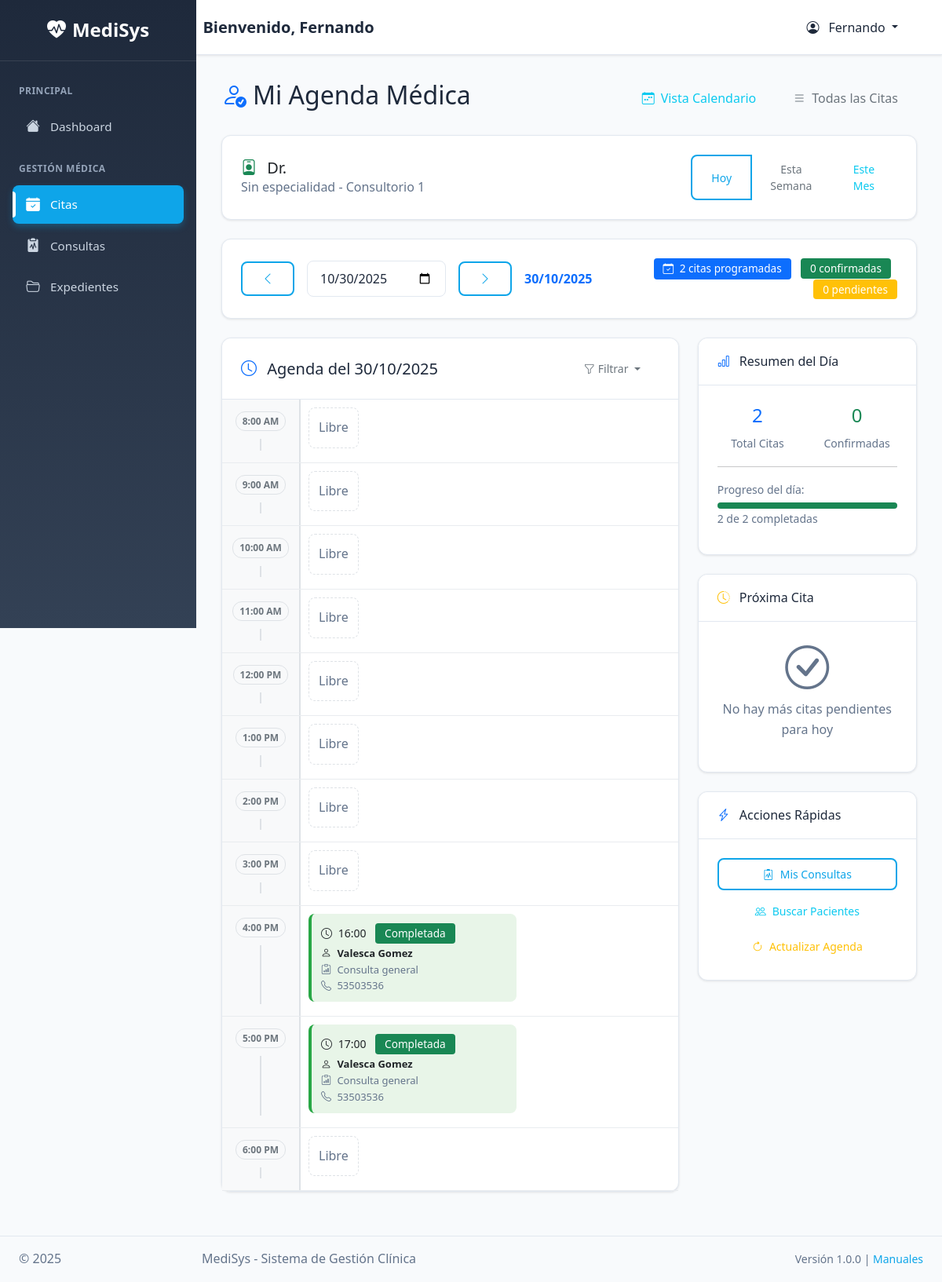
Screenshot of /citas/agenda (signed in) with the database file from the repository.
### tables this page shows
CREATE TABLE `medicos` (
  `id` int(11) NOT NULL,
  `usuario_id` int(11) NOT NULL,
  `cedula_profesional` varchar(50) NOT NULL,
  `especialidad_id` int(11) NOT NULL,
  `experiencia_anos` int(11) DEFAULT 0,
  `consultorio` varchar(50) DEFAULT NULL,
  `horario_inicio` time DEFAULT '08:00:00',
  `horario_fin` time DEFAULT '17:00:00',
  `dias_atencion` set('lunes','martes','miercoles','jueves','viernes','sabado','domingo') DEFAULT 'lunes,martes,miercoles,jueves,viernes',
  `costo_consulta` decimal(10,2) DEFAULT 0.00,
  `observaciones` text DEFAULT NULL,
  `is_active` tinyint(1) NOT NULL DEFAULT 1,
  `created_at` datetime DEFAULT current_timestamp(),
  `updated_at` datetime DEFAULT current_timestamp() ON UPDATE current_timestamp()
);

CREATE TABLE `citas` (
  `id` int(11) NOT NULL,
  `codigo_cita` varchar(20) DEFAULT NULL,
  `paciente_id` int(11) NOT NULL,
  `medico_id` int(11) NOT NULL,
  `usuario_registro_id` int(11) NOT NULL,
  `fecha_cita` date NOT NULL,
  `hora_cita` time NOT NULL,
  `motivo_consulta` varchar(255) NOT NULL,
  `notas` text DEFAULT NULL,
  `estado` enum('programada','confirmada','en_curso','completada','cancelada','no_asistio') DEFAULT 'programada',
  `costo` decimal(10,2) DEFAULT 0.00,
  `observaciones` text DEFAULT NULL,
  `created_at` datetime DEFAULT current_timestamp(),
  `updated_at` datetime DEFAULT current_timestamp() ON UPDATE current_timestamp()
);

CREATE TABLE `pacientes` (
  `id` int(11) NOT NULL,
  `codigo_paciente` varchar(20) DEFAULT NULL,
  `nombre` varchar(50) NOT NULL,
  `apellidos` varchar(100) NOT NULL,
  `fecha_nacimiento` date NOT NULL,
  `genero` enum('M','F','Otro') NOT NULL,
  `tipo_sangre` enum('A+','A-','B+','B-','AB+','AB-','O+','O-') DEFAULT NULL,
  `email` varchar(255) DEFAULT NULL,
  `telefono` varchar(20) DEFAULT NULL,
  `celular` varchar(20) DEFAULT NULL,
  `direccion` text DEFAULT NULL,
  `ciudad` varchar(100) DEFAULT NULL,
  `dpi` varchar(20) DEFAULT NULL,
  `contacto_emergencia` varchar(100) DEFAULT NULL,
  `telefono_emergencia` varchar(20) DEFAULT NULL,
  `seguro_medico` varchar(100) DEFAULT NULL,
  `numero_seguro` varchar(50) DEFAULT NULL,
  `alergias` text DEFAULT NULL,
  `medicamentos_actuales` text DEFAULT NULL,
  `enfermedades_cronicas` text DEFAULT NULL,
  `observaciones` text DEFAULT NULL,
  `imagen` varchar(255) DEFAULT NULL,
  `is_active` tinyint(1) NOT NULL DEFAULT 1,
  `created_at` datetime DEFAULT current_timestamp(),
  `updated_at` datetime DEFAULT current_timestamp() ON UPDATE current_timestamp()
);

### app/Vistas/citas/agenda.php (the view, shortened to what the rows shown need)
<div class="d-flex justify-content-between align-items-center mb-4">
    <h2><i class="bi bi-person-check text-primary me-2"></i>Mi Agenda Médica</h2>
</div>
<div class="card mb-4">
    <div class="card-body">
        <div class="row align-items-center">
            <div class="col-md-8">
                <h5 class="mb-0">
                    <i class="bi bi-person-badge text-success me-2"></i>
                    Dr. <?= htmlspecialchars(($medico['nombre'] ?? '') . ' ' . ($medico['apellidos'] ?? '')) ?>
                </h5>
                <p class="text-muted mb-0">
                    <?= htmlspecialchars($medico['especialidad_nombre'] ?? 'Sin especialidad') ?>
                    <?php if (!empty($medico['consultorio'])): ?>
                        - <?= htmlspecialchars($medico['consultorio']) ?>
                    <?php endif; ?>
                </p>
            </div>
        </div>
    </div>
</div>
<div class="row">
    <div class="col-lg-8">
        <div class="card">
            <div class="card-body p-0">
                <?php if (empty($citas)): ?>
                    <div class="text-center py-5">
                        <i class="bi bi-calendar-check display-1 text-muted"></i>
                        <h4 class="mt-3 text-muted">No hay citas programadas</h4>
                        <p class="text-muted">
                            Disfruta tu día libre o revisa otras fechas en tu agenda
                        </p>
                        <div class="mt-3">
                            <button class="btn btn-outline-primary me-2" onclick="cambiarFecha(-1)">
                                <i class="bi bi-chevron-left me-1"></i>Día Anterior
                            </button>
                            <button class="btn btn-outline-primary" onclick="cambiarFecha(1)">
                                Día Siguiente<i class="bi bi-chevron-right ms-1"></i>
                            </button>
                        </div>
                    </div>
                <?php else: ?>
                    <div class="agenda-timeline">
                        <?php
                        $horaInicio = 8;
                        $horaFin = 18;
                        for ($hora = $horaInicio; $hora <= $horaFin; $hora++):
                            $horaFormateada = sprintf('%02d:00:00', $hora);
                            $horaDisplay = date('g:i A', strtotime($horaFormateada));
                            $citasHora = array_filter($citas, function($cita) use ($hora) {
                                $horaCita = (int)date('H', strtotime($cita['hora_cita']));
                                return $horaCita == $hora;
                            });
                        ?>
                            <div class="timeline-slot" data-hora="<?= $hora ?>">
                                <div class="d-flex">
                                    <div class="time-marker">
                                        <span class="time-label"><?= $horaDisplay ?></span>
                                        <div class="time-line"></div>
                                    </div>
                                    <div class="appointments-container flex-grow-1">
                                        <?php if (empty($citasHora)): ?>
                                            <div class="appointment-slot empty">
                                                <span class="text-muted">Libre</span>
                                            </div>
                                        <?php else: ?>
                                            <?php foreach ($citasHora as $cita): ?>
                                                <div class="appointment-slot <?= getClaseEstadoCita($cita['estado']) ?>"
                                                     data-estado="<?= $cita['estado'] ?>"
                                                     onclick="verDetalleCita(<?= $cita['id'] ?>)">
                                                    <div class="appointment-content">
                                                        <div class="d-flex justify-content-between align-items-start">
                                                            <div class="appointment-info">
                                                                <h6 class="mb-1">
                                                                    <i class="bi bi-clock me-1"></i>
                                                                    <?= Util::formatTime($cita['hora_cita']) ?>
                                                                    <span class="badge <?= getBadgeEstado($cita['estado']) ?> ms-2">
                                                                        <?= ucfirst(str_replace('_', ' ', $cita['estado'])) ?>
                                                                    </span>
                                                                </h6>
                                                                <p class="mb-1">
                                                                    <strong><i class="bi bi-person me-1"></i>
                                                                    <?= htmlspecialchars($cita['paciente_nombre']) ?></strong>
                                                                </p>
                                                                <p class="mb-1 text-muted small">
                                                                    <i class="bi bi-clipboard-data me-1"></i>
                                                                    <?= htmlspecialchars(Util::truncate($cita['motivo_consulta'], 60)) ?>
                                                                </p>
                                                                <?php if (!empty($cita['paciente_telefono'])): ?>
                                                                    <p class="mb-0 text-muted small">
                                                                        <i class="bi bi-telephone me-1"></i>
                                                                        <?= htmlspecialchars($cita['paciente_telefono']) ?>
                                                                    </p>
                                                                <?php endif; ?>
                                                            </div>
                                                        </div>
                                                    </div>
                                                </div>
                                            <?php endforeach; ?>
                                        <?php endif; ?>
                                    </div>
                                </div>
                            </div>
                        <?php endfor; ?>
                    </div>
                <?php endif; ?>
            </div>
        </div>
    </div>
</div>
<?php
function getClaseEstadoCita($estado) {
    return match($estado) {
        'programada' => 'appointment-programada',
        'confirmada' => 'appointment-confirmada',
        'en_curso' => 'appointment-en-curso',
        'completada' => 'appointment-completada',
        'cancelada' => 'appointment-cancelada',
        default => 'appointment-programada'
    };
}
function getBadgeEstado($estado) {
    return match($estado) {
        'programada' => 'bg-secondary',
        'confirmada' => 'bg-primary',
        'en_curso' => 'bg-warning',
        'completada' => 'bg-success',
        'cancelada' => 'bg-danger',
        default => 'bg-secondary'
    };
}
?>

### rows the page displays
medicos: consultorio "Consultorio 1"
citas: hora_cita "16:00", estado "Completada", paciente_nombre "Valesca Gomez", motivo_consulta "Consulta general", paciente.telefono "53503536"
citas: hora_cita "17:00", estado "Completada", paciente_nombre "Valesca Gomez", motivo_consulta "Consulta general", paciente.telefono "53503536"

### other values shown
$current_user['nombre'] "Fernando"
$medico['especialidad_nombre'] "Sin especialidad"
count($citas ?? []) "2"
count($citasConfirmadas) "0"
count($citasPendientes) "0"
$horaDisplay "8:00 AM"
$horaDisplay "9:00 AM"
$horaDisplay "10:00 AM"
$horaDisplay "11:00 AM"
$horaDisplay "12:00 PM"
$horaDisplay "1:00 PM"
$horaDisplay "2:00 PM"
$horaDisplay "3:00 PM"
$horaDisplay "4:00 PM"
$horaDisplay "5:00 PM"
